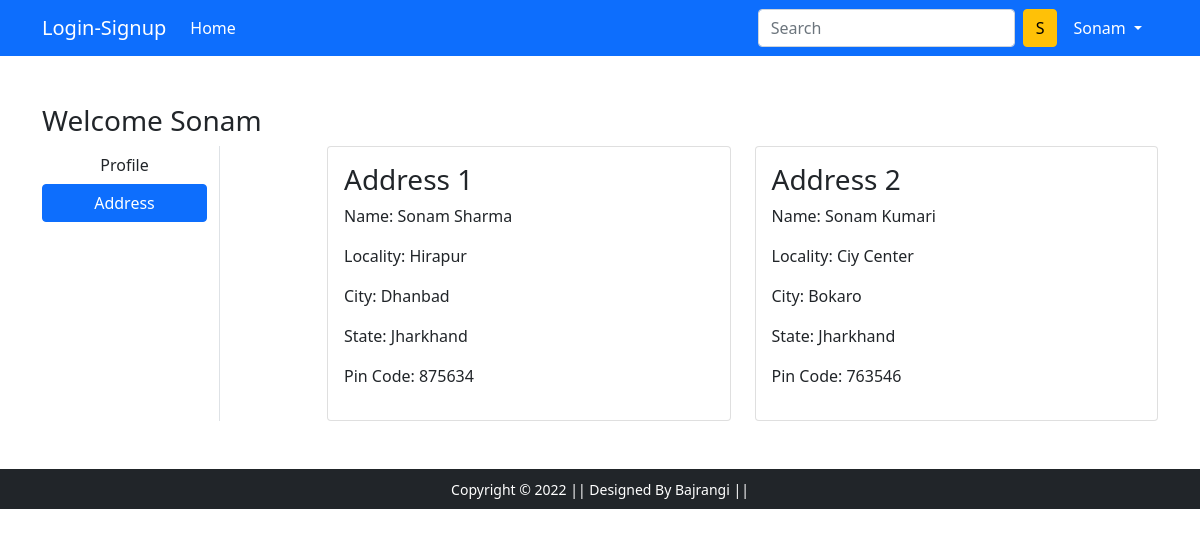
The app's page /address/ (signed in) with its own data.
### app/models.py (models this page shows, shortened)
class Customer(models.Model):
    user=models.ForeignKey(User,on_delete=models.CASCADE)
    name=models.CharField(max_length=200)
    locality=models.CharField(max_length=200)
    city=models.CharField(max_length=50)
    zipcode=models.IntegerField()
    state=models.CharField(choices=STATE_CHOICES,max_length=50)

### app/views.py (the view)
# urls.py: path('address/', views.address, name='address'),
@login_required
def address(request):
    add=Customer.objects.filter(user=request.user)
    totalitem=len(Cart.objects.filter(user=request.user))
    return render(request, 'app/address.html',{'add':add,'active':'btn-primary','totalitem':totalitem})

### app/templates/app/address.html (shortened to what this page needs)
{% extends 'app/base.html' %}
{% load static %}
{% block main-content %}
<div class="container my-5">
 <div class="row">
 <h3>Welcome <span class="text-capitalize">{{request.user}}</span></h3>
  <div class="col-sm-2 border-end">
   <ul class="list-unstyled">
    <li class="d-grid"><a href="{% url 'profile' %}" class="btn">Profile</a></li>
    <li class="d-grid"><a href="{% url 'address' %}" class="btn {{active}}">Address</a></li>
   </ul>
  </div>
  <div class="col-sm-9 offset-sm-1">
   <div class="row">
    {% for ad in add %}
    <div class="col-sm-6">
     <div class="card">
      <div class="card-body">
       <h3>Address {{forloop.counter}}</h3>
       <p>Name: {{ad.name}}</p>
       <p>Locality: {{ad.locality}}</p>
       <p>City: {{ad.city}}</p>
       <p>State: {{ad.state}}</p>
       <p>Pin Code: {{ad.zipcode}}</p>
      </div>
     </div>
    </div>
    {% endfor %}
   </div>
  </div>
 </div>
</div>
{% endblock main-content %}

### app/templates/app/base.html (shortened to what this page needs)
<!doctype html> {% load static %}
<html lang="en">
<head>
    <link href="https://cdn.jsdelivr.net/npm/bootstrap@5.0.0-beta1/dist/css/bootstrap.min.css" rel="stylesheet">
    <link rel="stylesheet" href="{% static 'app/css/owl.carousel.min.css' %}">
    <link rel="stylesheet" href="{% static 'app/css/all.min.css' %}">
    <link rel="stylesheet" href="{% static 'app/css/style.css' %}">
</head>
<body>
    <nav class="navbar navbar-expand-lg navbar-dark bg-primary">
        <div class="container">
            <a class="navbar-brand" href="/">Login-Signup</a>
            <div class="collapse navbar-collapse" id="navbarSupportedContent">
                <ul class="navbar-nav me-auto mb-2 mb-lg-0">
                    <li class="nav-item">
                        <a class="nav-link active" aria-current="page" href="/">Home</a>
                    </li>
                </ul>
                <form class="d-flex">
                    <input class="form-control me-2" type="search" placeholder="Search" aria-label="Search">
                    <button class="btn btn-warning" type="submit">S</button>
                </form>
                <div>
                    <ul class="navbar-nav me-auto mb-2 mb-lg-0">
                        {% if request.user.is_authenticated %}
                        <li class="nav-item dropdown mx-2">
                            <a class="nav-link dropdown-toggle text-white" href="#" id="profileDropdown" role="button" data-bs-toggle="dropdown" aria-expanded="false">
                {{request.user.username|capfirst}}
              </a>
                        </li>
                        {% endif %}
                    </ul>
                </div>
            </div>
        </div>
    </nav>
    {% block banner_slider %} {% endblock banner_slider %} {% block livesale %} {% endblock livesale %} {% block main-content %} {% endblock main-content %} {% block payment-gateway %} {% endblock payment-gateway %}
    <footer class="container-fluid bg-dark text-center p-2 mt-5">
        <small class="text-white">Copyright &copy; 2022 || Designed By Bajrangi || </small>
    </footer>
</body>
</html>

### records on screen
Customer: name "Sonam Sharma", locality "Hirapur", city "Dhanbad", state "Jharkhand", zipcode "875634"
Customer: name "Sonam Kumari", locality "Ciy Center", city "Bokaro", state "Jharkhand", zipcode "763546"

### other values on screen
{{ request.user.username|capfirst }} "Sonam"
{{ request.user }} "Sonam"
